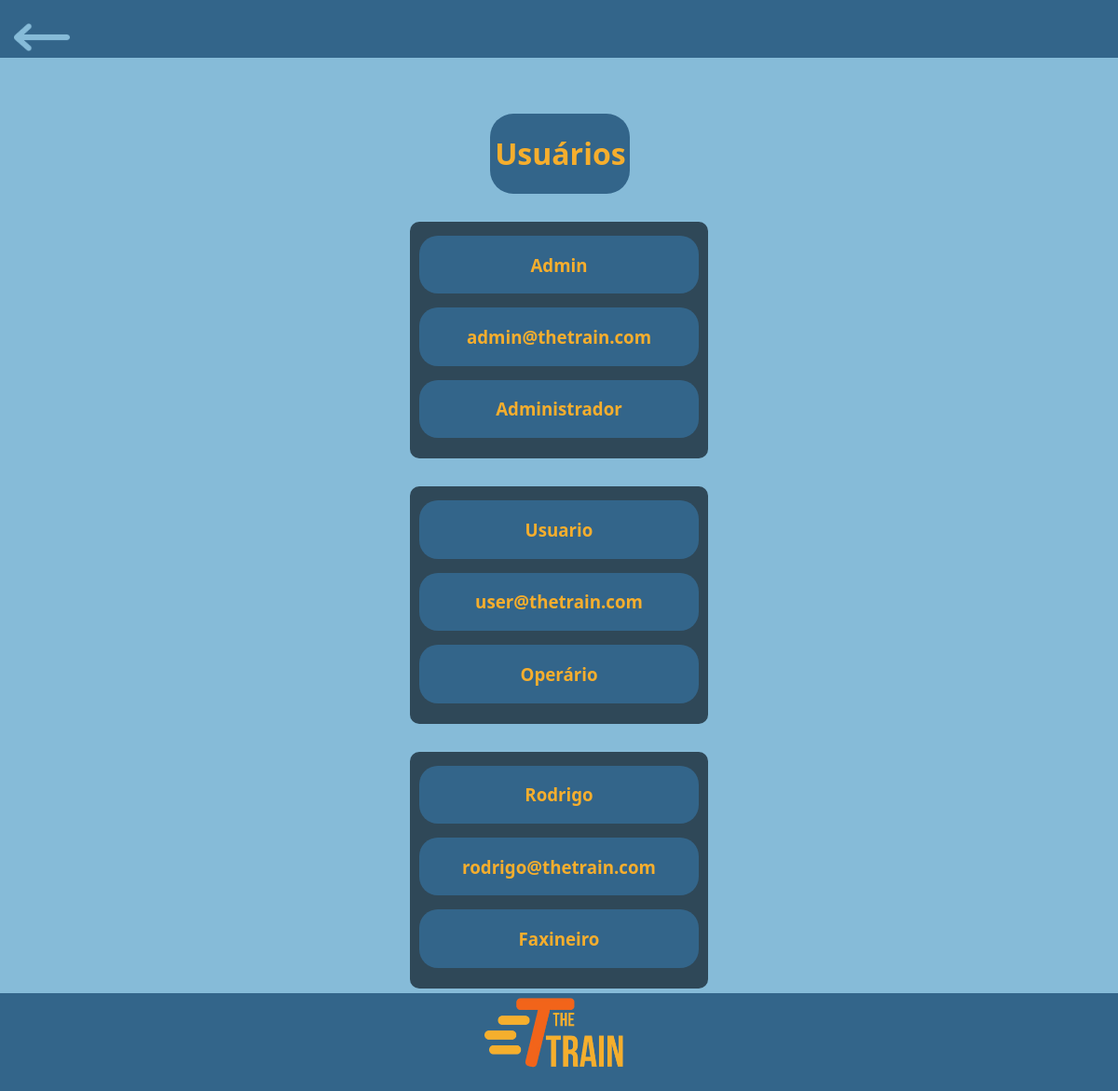
/private/user/dashboard/usuarios.php, run on the app's committed database.
### tables this page shows
CREATE TABLE usuarios(
	id INT AUTO_INCREMENT NOT NULL PRIMARY KEY,
    cargo ENUM('Administrador', 'Mecânico', 'Faxineiro', 'Supervisor', 'Operário', 'Piloto') NOT NULL,
    salario DECIMAL(10, 2) NOT NULL,
    genero ENUM('Feminino', 'Masculino', 'Prefiro não dizer', 'Outro') NOT NULL,
    dataNascimento DATE NOT NULL,
    senha VARCHAR(255) NOT NULL,
    email VARCHAR(255) NOT NULL,
    nome VARCHAR(120) NOT NULL,
    cpf VARCHAR(11) UNIQUE NOT NULL,
    tipo ENUM('admin', 'funcionario') NOT NULL,
    imagemPerfil VARCHAR(120) NULL
);

### private/user/dashboard/usuarios.php (the view, shortened to what this page needs)
<?php
include '../../conexao/conexao.php';
$sql = 'SELECT id, nome, cargo, email FROM usuarios';
$result = $conn->query($sql);
?>
<html lang="pt-br">
<head>
    <link rel="stylesheet" href="../../../style/style.css">
</head>
<body>
    <header class="headerAzulVoltar">
        <img src="../../../assets/icons/header/setaEsquerda.png" alt="Seta" onclick="voltarPagina()">
    </header>
    <main class="gridCentro">
        <div id="usuarioTitulo">
            <h1>Usuários</h1>
        </div>
        <?php
        while ($row = $result->fetch_assoc()) {
            echo "
                <div class='quadradoAzulEscuro'>
            <div class='quadradoAzulNormal'>
                <h3>{$row['nome']}</h3>
            </div>
            <div class='quadradoAzulNormal'>
                <h3>{$row['email']}</h3>
            </div>
            <div class='quadradoAzulNormal'>
                <h3>{$row['cargo']}</h3>
            </div>
            <br>
        </div>
                ";
        }
        ?>
    </main>
    <div class="espacoFooterAzulLogo"></div>
    <footer class="footerAzulLogo">
        <img src="../../../assets/logos/logoCompleta.png" alt="Logo">
    </footer>
</body>
</html>

### style/style.css (style rules this page uses)
:root { --corAzulNormal: #33658a; --corAzulEscuro: #2f4858; --corAmarelo: #f6ae2d; --corAzulClaro: #86bbd8; --fonte-Segoe: 'Segoe UI', Tahoma, Geneva, Verdana, sans-serif; --fonte-OpenSans: OpenSans, Arial, Helvetica, sans-serif; --corLaranja: #f26419; }
.gridCentro { padding-top: 30px; display: grid; justify-content: center; }
body { background-color: var(--corAzulClaro); margin: 0; height: 100vh; font-family: var(--fonte-Segoe); }
.headerAzulVoltar { padding: 25px 15px 7px 15px; background-color: var(--corAzulNormal); }
.headerAzulVoltar img { height: 30px; }
.footerAzulArredondado, .footerAzulLogo { background-color: var(--corAzulNormal); position: fixed; width: 100%; bottom: 0; display: flex; justify-content: center; align-items: center; }
.footerAzulLogo { padding-top: 5px; }
.footerAzulLogo img { height: 100px; }
.espacoFooterAzulLogo { height: 110px; }
#usuarioTitulo { margin-top: 30px; width: 150px; text-align: center; background-color: var(--corAzulNormal); color: var(--corAmarelo); border-radius: 25px; margin-left: 27%; }
.quadradoAzulEscuro { background-color: var(--corAzulEscuro); margin-top: 30px; border-radius: 10px; display: grid; align-items: center; justify-content: center; width: 320px; }
.quadradoAzulNormal { background-color: var(--corAzulNormal); color: var(--corAmarelo); text-align: center; margin-top: 15px; border-radius: 20px; width: 300px; }

### data on the page
usuarios: nome "Admin", email "admin@thetrain.com", cargo "Administrador"
usuarios: nome "Usuario", email "user@thetrain.com", cargo "Operário"
usuarios: nome "Rodrigo", email "rodrigo@thetrain.com", cargo "Faxineiro"
